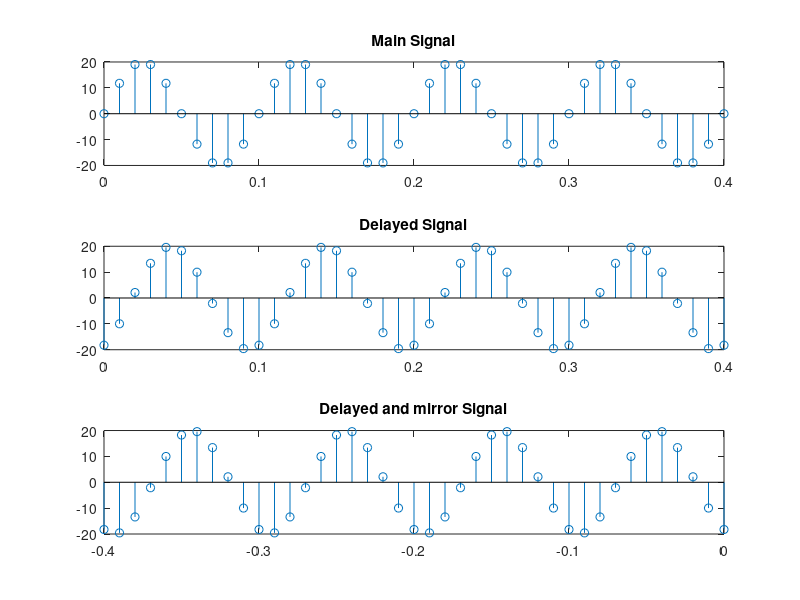

The MATLAB script that drew this image:
t = 0:0.01:0.4;
f=10;
x =20*sin(2*pi*f*t);

subplot(3,1,1);
stem(t, x)
title('Main Signal')

x1=20*sin(2*pi*f*t-20);
subplot(3,1,2);
stem(t,x1);
title('Delayed Signal')


x1=20*sin(2*pi*f*t-20);
subplot(3,1,3);
stem(-t,x1);
title('Delayed and mirror Signal')